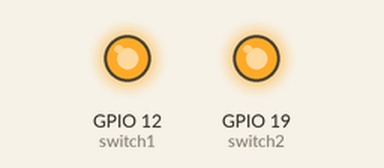
This sketch was run on a simulated ESP32. Shown: output pins drawn as LEDs (lit = HIGH).

Above: at 1.5 s.
At 4.5 s:
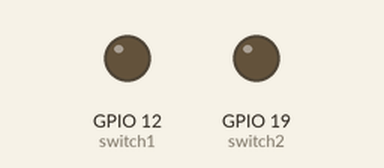
Timing chart, 0 to 7.8 s (numbered marks = the images above):
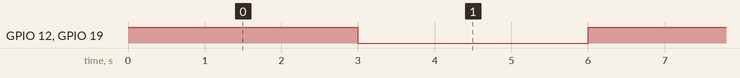

The sketch:

switching_io.ino
```cpp
#define switch1 12
#define switch2 19  // not solder

void setup() {

  pinMode(switch1, OUTPUT);
  pinMode(switch2, OUTPUT);
}

// the loop function runs over and over again forever
void loop() {
  digitalWrite(switch1, HIGH);
  digitalWrite(switch2, HIGH);
  delay(3000);

  digitalWrite(switch1, LOW);
  digitalWrite(switch2, LOW);
  delay(3000);
}
```

Measured:
- by itself, GPIO 12 (switch1), GPIO 19 (switch2): alternates HIGH for 3.0 s and LOW for 3.0 s
